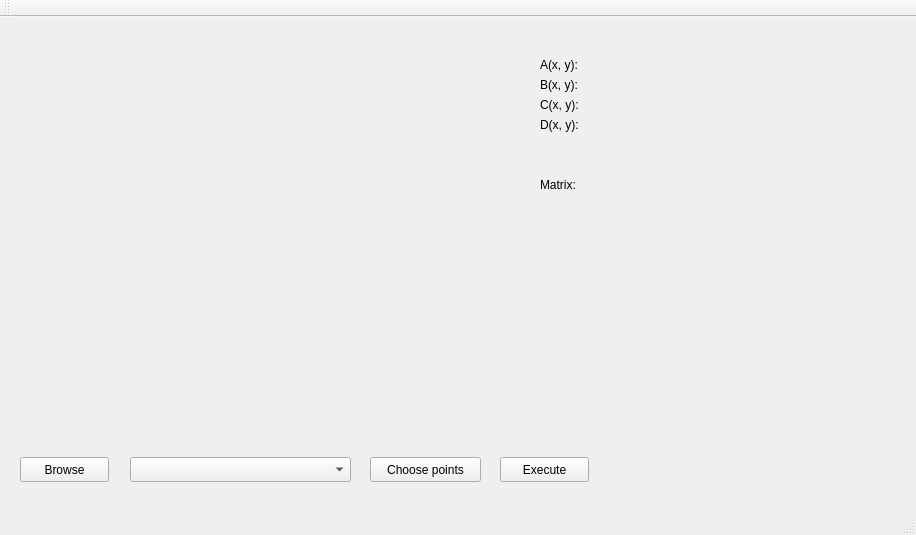
<?xml version="1.0" encoding="UTF-8"?>
<ui version="4.0">
 <class>MainWindow</class>
 <widget class="QMainWindow" name="MainWindow">
  <property name="geometry">
   <rect>
    <x>0</x>
    <y>0</y>
    <width>916</width>
    <height>535</height>
   </rect>
  </property>
  <property name="windowTitle">
   <string>Projective Transformations Application</string>
  </property>
  <widget class="QWidget" name="centralWidget">
   <widget class="QPushButton" name="browseImage">
    <property name="geometry">
     <rect>
      <x>20</x>
      <y>440</y>
      <width>89</width>
      <height>25</height>
     </rect>
    </property>
    <property name="text">
     <string>Browse</string>
    </property>
   </widget>
   <widget class="QLabel" name="labelImage">
    <property name="geometry">
     <rect>
      <x>20</x>
      <y>0</y>
      <width>491</width>
      <height>381</height>
     </rect>
    </property>
    <property name="text">
     <string/>
    </property>
   </widget>
   <widget class="QPushButton" name="selectCoordinates">
    <property name="geometry">
     <rect>
      <x>370</x>
      <y>440</y>
      <width>111</width>
      <height>25</height>
     </rect>
    </property>
    <property name="text">
     <string>Choose points</string>
    </property>
   </widget>
   <widget class="QComboBox" name="cbAlgorithmType">
    <property name="geometry">
     <rect>
      <x>130</x>
      <y>440</y>
      <width>221</width>
      <height>25</height>
     </rect>
    </property>
   </widget>
   <widget class="QPushButton" name="pbExecuteAlgorithm">
    <property name="geometry">
     <rect>
      <x>500</x>
      <y>440</y>
      <width>89</width>
      <height>25</height>
     </rect>
    </property>
    <property name="text">
     <string>Execute</string>
    </property>
   </widget>
   <widget class="QLabel" name="labelA">
    <property name="geometry">
     <rect>
      <x>540</x>
      <y>40</y>
      <width>55</width>
      <height>16</height>
     </rect>
    </property>
    <property name="text">
     <string>A(x, y):</string>
    </property>
   </widget>
   <widget class="QLabel" name="labelB">
    <property name="geometry">
     <rect>
      <x>540</x>
      <y>60</y>
      <width>55</width>
      <height>16</height>
     </rect>
    </property>
    <property name="text">
     <string>B(x, y):</string>
    </property>
   </widget>
   <widget class="QLabel" name="labelC">
    <property name="geometry">
     <rect>
      <x>540</x>
      <y>80</y>
      <width>55</width>
      <height>16</height>
     </rect>
    </property>
    <property name="text">
     <string>C(x, y):</string>
    </property>
   </widget>
   <widget class="QLabel" name="labelD">
    <property name="geometry">
     <rect>
      <x>540</x>
      <y>100</y>
      <width>55</width>
      <height>16</height>
     </rect>
    </property>
    <property name="text">
     <string>D(x, y):</string>
    </property>
   </widget>
   <widget class="QLabel" name="labelAvalue">
    <property name="geometry">
     <rect>
      <x>590</x>
      <y>40</y>
      <width>101</width>
      <height>16</height>
     </rect>
    </property>
    <property name="text">
     <string/>
    </property>
   </widget>
   <widget class="QLabel" name="labelBvalue">
    <property name="geometry">
     <rect>
      <x>590</x>
      <y>60</y>
      <width>101</width>
      <height>16</height>
     </rect>
    </property>
    <property name="text">
     <string/>
    </property>
   </widget>
   <widget class="QLabel" name="labelDvalue">
    <property name="geometry">
     <rect>
      <x>590</x>
      <y>100</y>
      <width>91</width>
      <height>16</height>
     </rect>
    </property>
    <property name="text">
     <string/>
    </property>
   </widget>
   <widget class="QLabel" name="labelCvalue">
    <property name="geometry">
     <rect>
      <x>590</x>
      <y>80</y>
      <width>101</width>
      <height>16</height>
     </rect>
    </property>
    <property name="text">
     <string/>
    </property>
   </widget>
   <widget class="QLabel" name="label">
    <property name="geometry">
     <rect>
      <x>540</x>
      <y>160</y>
      <width>55</width>
      <height>16</height>
     </rect>
    </property>
    <property name="text">
     <string>Matrix:</string>
    </property>
   </widget>
   <widget class="QLabel" name="matrixRow1">
    <property name="geometry">
     <rect>
      <x>540</x>
      <y>180</y>
      <width>281</width>
      <height>16</height>
     </rect>
    </property>
    <property name="text">
     <string/>
    </property>
   </widget>
   <widget class="QLabel" name="matrixRow2">
    <property name="geometry">
     <rect>
      <x>540</x>
      <y>200</y>
      <width>261</width>
      <height>16</height>
     </rect>
    </property>
    <property name="text">
     <string/>
    </property>
   </widget>
   <widget class="QLabel" name="matrixRow3">
    <property name="geometry">
     <rect>
      <x>540</x>
      <y>220</y>
      <width>271</width>
      <height>16</height>
     </rect>
    </property>
    <property name="text">
     <string/>
    </property>
   </widget>
  </widget>
  <widget class="QMenuBar" name="menuBar">
   <property name="geometry">
    <rect>
     <x>0</x>
     <y>0</y>
     <width>916</width>
     <height>25</height>
    </rect>
   </property>
  </widget>
  <widget class="QToolBar" name="mainToolBar">
   <attribute name="toolBarArea">
    <enum>TopToolBarArea</enum>
   </attribute>
   <attribute name="toolBarBreak">
    <bool>false</bool>
   </attribute>
  </widget>
  <widget class="QStatusBar" name="statusBar"/>
 </widget>
 <layoutdefault spacing="6" margin="11"/>
 <resources/>
 <connections/>
</ui>
